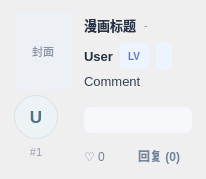
<?xml version="1.0" encoding="UTF-8"?>
<ui version="4.0">
 <class>CommentCard</class>
 <widget class="QFrame" name="commentCard">
  <property name="minimumSize"><size><width>0</width><height>112</height></size></property>
  <property name="frameShape"><enum>QFrame::Shape::NoFrame</enum></property>
  <property name="styleSheet"><string notr="true">
QFrame#commentCard{background:#ffffff;border:1px solid #e4e9f0;border-radius:7px;}
QFrame#commentCard:hover{border-color:#cbd7e8;background:#ffffff;}
QLabel#commentAlbumCoverLabel{background:#edf1f6;color:#8a96a7;border:0;border-radius:5px;font-size:11px;}
QLabel#commentAvatarLabel{background:#edf3f5;color:#527080;border:1px solid #d8e2e7;border-radius:22px;font-size:17px;font-weight:800;}
QLabel#commentIndexLabel,QLabel#commentDateLabel,QLabel#commentIdLabel{color:#919cad;font-size:11px;}
QLabel#commentNameLabel{color:#243143;font-size:13px;font-weight:800;}
QLabel#commentLevelLabel,QLabel#commentTitleLabel{color:#597fd3;background:#eef4ff;border-radius:4px;padding:1px 5px;font-size:10px;font-weight:800;}
QLabel#commentContentLabel{color:#344256;font-size:13px;}
QLabel#commentReplyPreviewLabel{color:#7a8799;background:#f6f8fb;border-radius:7px;padding:5px 8px;font-size:11px;}
QLabel#commentLikeLabel{color:#73839b;font-size:12px;}
QPushButton#commentReplyButton{border:0;background:transparent;color:#73839b;padding:2px 5px;font-weight:700;}
QPushButton#commentReplyButton:hover{color:#4f7fe7;background:#f1f5ff;border-radius:5px;}
QPushButton#commentAlbumButton{border:0;background:transparent;color:#263347;padding:0;text-align:left;font-size:13px;font-weight:900;}
QPushButton#commentAlbumButton:hover{color:#4f7fe7;text-decoration:underline;}
  </string></property>
  <layout class="QHBoxLayout" name="commentCardLayout">
   <property name="leftMargin"><number>14</number></property><property name="topMargin"><number>12</number></property><property name="rightMargin"><number>14</number></property><property name="bottomMargin"><number>12</number></property><property name="spacing"><number>12</number></property>
   <item><layout class="QVBoxLayout" name="commentMediaLayout"><property name="spacing"><number>5</number></property><item><widget class="QLabel" name="commentAlbumCoverLabel"><property name="minimumSize"><size><width>58</width><height>78</height></size></property><property name="maximumSize"><size><width>58</width><height>78</height></size></property><property name="alignment"><set>Qt::AlignmentFlag::AlignCenter</set></property><property name="text"><string>封面</string></property></widget></item><item><widget class="QLabel" name="commentAvatarLabel"><property name="minimumSize"><size><width>44</width><height>44</height></size></property><property name="maximumSize"><size><width>44</width><height>44</height></size></property><property name="alignment"><set>Qt::AlignmentFlag::AlignCenter</set></property><property name="text"><string>U</string></property></widget></item><item><widget class="QLabel" name="commentIndexLabel"><property name="minimumSize"><size><width>44</width><height>16</height></size></property><property name="maximumSize"><size><width>44</width><height>16</height></size></property><property name="alignment"><set>Qt::AlignmentFlag::AlignCenter</set></property><property name="text"><string>#1</string></property></widget></item><item><spacer name="commentMediaSpacer"><property name="orientation"><enum>Qt::Orientation::Vertical</enum></property><property name="sizeType"><enum>QSizePolicy::Policy::Expanding</enum></property></spacer></item></layout></item>
   <item><layout class="QVBoxLayout" name="commentBodyLayout"><property name="spacing"><number>5</number></property>
    <item><layout class="QHBoxLayout" name="commentAlbumRow"><property name="spacing"><number>8</number></property><item><widget class="QPushButton" name="commentAlbumButton"><property name="cursor"><enum>Qt::CursorShape::PointingHandCursor</enum></property><property name="text"><string>漫画标题</string></property></widget></item><item><widget class="QLabel" name="commentDateLabel"><property name="text"><string>-</string></property></widget></item><item><spacer name="commentAlbumSpacer"><property name="orientation"><enum>Qt::Orientation::Horizontal</enum></property><property name="sizeType"><enum>QSizePolicy::Policy::Expanding</enum></property></spacer></item></layout></item>
    <item><layout class="QHBoxLayout" name="commentNameRow"><property name="spacing"><number>7</number></property><item><widget class="QLabel" name="commentNameLabel"><property name="text"><string>User</string></property></widget></item><item><widget class="QLabel" name="commentLevelLabel"><property name="text"><string>LV</string></property></widget></item><item><widget class="QLabel" name="commentTitleLabel"><property name="text"><string/></property></widget></item><item><spacer name="commentNameSpacer"><property name="orientation"><enum>Qt::Orientation::Horizontal</enum></property><property name="sizeType"><enum>QSizePolicy::Policy::Expanding</enum></property></spacer></item><item><widget class="QLabel" name="commentIdLabel"/></item></layout></item>
    <item><widget class="QLabel" name="commentContentLabel"><property name="minimumSize"><size><width>0</width><height>28</height></size></property><property name="wordWrap"><bool>true</bool></property><property name="alignment"><set>Qt::AlignmentFlag::AlignLeft|Qt::AlignmentFlag::AlignTop</set></property><property name="text"><string>Comment</string></property></widget></item>
    <item><widget class="QLabel" name="commentReplyPreviewLabel"><property name="wordWrap"><bool>true</bool></property><property name="text"><string/></property></widget></item>
    <item><spacer name="commentBodySpacer"><property name="orientation"><enum>Qt::Orientation::Vertical</enum></property><property name="sizeType"><enum>QSizePolicy::Policy::Expanding</enum></property></spacer></item>
    <item><layout class="QHBoxLayout" name="commentActionRow"><property name="spacing"><number>10</number></property><item><widget class="QLabel" name="commentLikeLabel"><property name="text"><string>♡ 0</string></property></widget></item><item><widget class="QPushButton" name="commentReplyButton"><property name="cursor"><enum>Qt::CursorShape::PointingHandCursor</enum></property><property name="text"><string>回复 (0)</string></property></widget></item><item><spacer name="commentActionSpacer"><property name="orientation"><enum>Qt::Orientation::Horizontal</enum></property><property name="sizeType"><enum>QSizePolicy::Policy::Expanding</enum></property></spacer></item></layout></item>
   </layout></item>
  </layout>
 </widget>
 <resources/>
 <connections/>
</ui>
